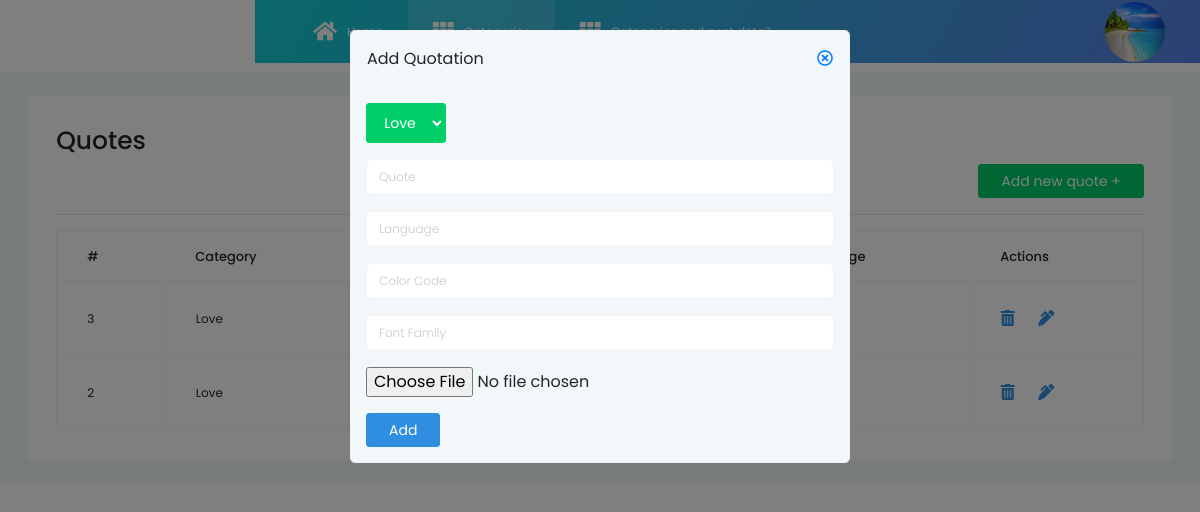
Screenshot of /add_quote (signed in) with the database file from the repository.
### quotes/models.py (models this page shows, shortened)
class User(db.Model, UserMixin):
    id = db.Column(db.Integer, primary_key=True)
    name = db.Column(db.String(60))
    username = db.Column(db.String(60), unique=True)
    email = db.Column(db.String(60), unique=True)
    image_file = db.Column(db.String(60), default='default.jpg')
    password = db.Column(db.String(60))

class Quotes(db.Model):
    id = db.Column(db.Integer, primary_key=True)
    quote = db.Column(db.String(100))
    quote_by = db.Column(db.String(100), default='')
    language = db.Column(db.String(100), default='en')
    color_code = db.Column(db.String(100), default='#ffffff')
    font_family = db.Column(db.String(100), default='default')
    is_active = db.Column(db.Boolean(), default=True)
    created_at = db.Column(db.DateTime(), default=datetime.utcnow())
    updated_at = db.Column(db.DateTime(), default=datetime.utcnow())
    image_file = db.Column(db.String(60), default='default.jpg')
    category_id = db.Column(db.String(100), db.ForeignKey('categories.category_name'))

### quotes/quote/routes.py (the view, shortened to what this page needs)
@quote.route('/add_quote', methods=['POST', 'GET'])
def add_new_quote():
    print('Salman saleem')
    if request.method == "POST":
        cat = request.form.get('select_value')
    else:
        cat = None
    form = NewQuoteForm()
    categories = Categories.query.all()
    for one_cat in categories:
        if cat == one_cat.category_name:
            cat_id = one_cat.category_name
            break
    page = request.args.get('page', 1, type=int)
    quote = Quotes.query.order_by(Quotes.created_at.desc(), Quotes.updated_at.asc()).paginate(page=page, per_page=8)
    return render_template('add_new_quote.html', form=form, quote=quote, categories=categories, label='Add Quotation',
                           value='Save')

### quotes/quote/forms.py
class NewQuoteForm(FlaskForm):
    quote = StringField('Quote', [validators.required()])
    language = StringField('Language', [validators.required()])
    color_code = StringField('Color Code', [validators.required()])
    font_family = StringField('Font Family', [validators.required()])
    image_file = FileField('Add Photo', validators=[FileAllowed(['jpg', 'jpeg', 'png'])])
    submit = SubmitField('Add')

### quotes/models.py (called while the page is built)
@login.user_loader
def load_user(user_id):
    return User.query.get(int(user_id))

### quotes/template/add_new_quote.html (shortened to what this page needs)
{% extends 'layout.html' %}
{% block content %}
<div class="col-lg-12 grid-margin stretch-card content-wrapper">
    <div class="card">
        <div class="card-body">
            <h3>Quotes</h3>
            <div style="text-align: right">
                <a href="{{ url_for('quote.add_new_quote')}}" class="btn btn-success">
                    Add new quote +
                </a>
            </div>
            <div class="table-responsive">
                <table class="table table-bordered">
                    <thead>
                    <tr>
                        <th>
                            #
                        </th>
                        <th>
                            Category
                        </th>
                        <th>
                        </th>
                        <th>
                        </th>
                        <th>
                        </th>
                        <th>
                            Actions
                        </th>
                    </tr>
                    </thead>
                    <tbody>
                    {% for que in quote.items %}
                    <tr>
                        <td>
                            <small class="">{{ que.id }}</small>
                        </td>
                        <td>
                            <small>{{ que.category_id }}</small>
                        </td>
                        <td>
                            <small>{{ que.quote }}</small>
                        </td>
                        <td>
                        </td>
                        <td>
                        </td>
                        <td>
                            <a href="" data-toggle="modal" data-target="#alertModal"><i class="fas fa-trash-alt"
                                                                                        style="font-size: medium; padding-right: 10px; color: #308ee0;"></i></a>
                            <a href="{{ url_for('quote.update_byID', quote_id=que.id)}}"><i class="fas fa-pen-alt"
                                                                                            style="font-size: medium; padding-left: 10px; color: #308ee0;"></i></a>
                        </td>
                    </tr>
                    {% endfor %}
                    </tbody>
                </table>
            </div>
        </div>
    </div>
</div>
<body onload="myFunction()">
<div class="modal fade" id="addQuoteModal" tabindex="-1" role="dialog"
     aria-labelledby="addQuoteLabel"
     aria-hidden="true">
    <div class="modal-dialog" role="document">
        <div class="modal-content">
            <div class="modal-header">
                <label class="modal-title" id="addQuoteLabel">{{ label }}</label>
                <a data-dismiss="modal" aria-label="Close" href="">
                    <i class="far fa-times-circle"></i>
                </a>
            </div>
            <form action="" method="post" autocomplete="off" enctype="multipart/form-data" style="padding: 15px">
                <div class="form-group">
                    <select name="select_value" class="btn btn-success dropdown-toggle btn-sm"
                            data-toggle="dropdown" aria-haspopup="true" aria-expanded="false">
                        {% for cat in categories %}
                        <option >{{ cat.category_name }}</option>
                        {% endfor %}
                    </select>
                </div>
                <div class="form-group">
                    {{ form.quote(class="form-control form-control-lg", placeholder="Quote") }}
                </div>
                <div class="form-group">
                    {{ form.language(class="form-control form-control-lg", placeholder="Language") }}
                </div>
                <div class="form-group">
                    {{ form.color_code(class="form-control form-control-lg", placeholder="Color Code") }}
                </div>
                <div class="form-group">
                    {{ form.font_family(class="form-control form-control-lg", placeholder="Font Family") }}
                </div>
                <div class="form-group">
                    {{ form.image_file }}
                </div>
                <div class="input-group">
                    {{ form.submit(class="btn btn-primary") }}
                </div>
            </form>
        </div>
    </div>
</div>
</body>
{% endblock %}

### quotes/template/_QuoteNavBar.html (shortened to what this page needs)
<nav class="navbar default-layout col-lg-12 col-12 p-0 fixed-top d-flex flex-row">
    <div class="text-center navbar-brand-wrapper d-flex align-items-top justify-content-center">
    </div>
    <div class="navbar-menu-wrapper d-flex align-items-center">
        <ul class="navbar-nav navbar-nav-left header-links d-none d-md-flex">
            <li class="nav-item">
                <a href="{{ url_for('main.home') }}" class="nav-link">
                    <i class="fas fa-home"></i> Home
                </a>
            </li>
            <li class="nav-item active">
                <a href="{{ url_for('category.get_categories') }}" class="nav-link">
                    Categories</a>
            </li>
            <li class="nav-item">
                <a href="{{ url_for('category.showCat') }}" class="nav-link">
                    Categories and post detail</a>
            </li>
        </ul>
        <ul class="navbar-nav navbar-nav-right">
            {% if current_user.is_authenticated %}
                <a href="" style="color: white"><img
                        src="{{ url_for('static', filename='profile/'+ current_user.image_file ) }}"
                        class="rounded-circle account-img"></a>
            {% endif %}
        </ul>
    </div>
</nav>

### quotes/static/Main.css (style rules this page uses)
body { background: #fafafa; color: #333333; margin-top: 5rem; }
h1,h2,h3,h4,h5,h6 { color: #444444; }
.site-header,.nav-bar,.nav-link { color: #cbd5db; }
.account-img { height: 60px; width: 60px; margin-right: 20px; margin-bottom: 16px; margin-top: 16px; }

### rows the page displays
User: image_file (placeholder picture)
Quotes: id "3", category_id "Love"
Quotes: id "2", category_id "Love"

### other values shown
{{ label }} "Add Quotation"
form field select_value "Love"
